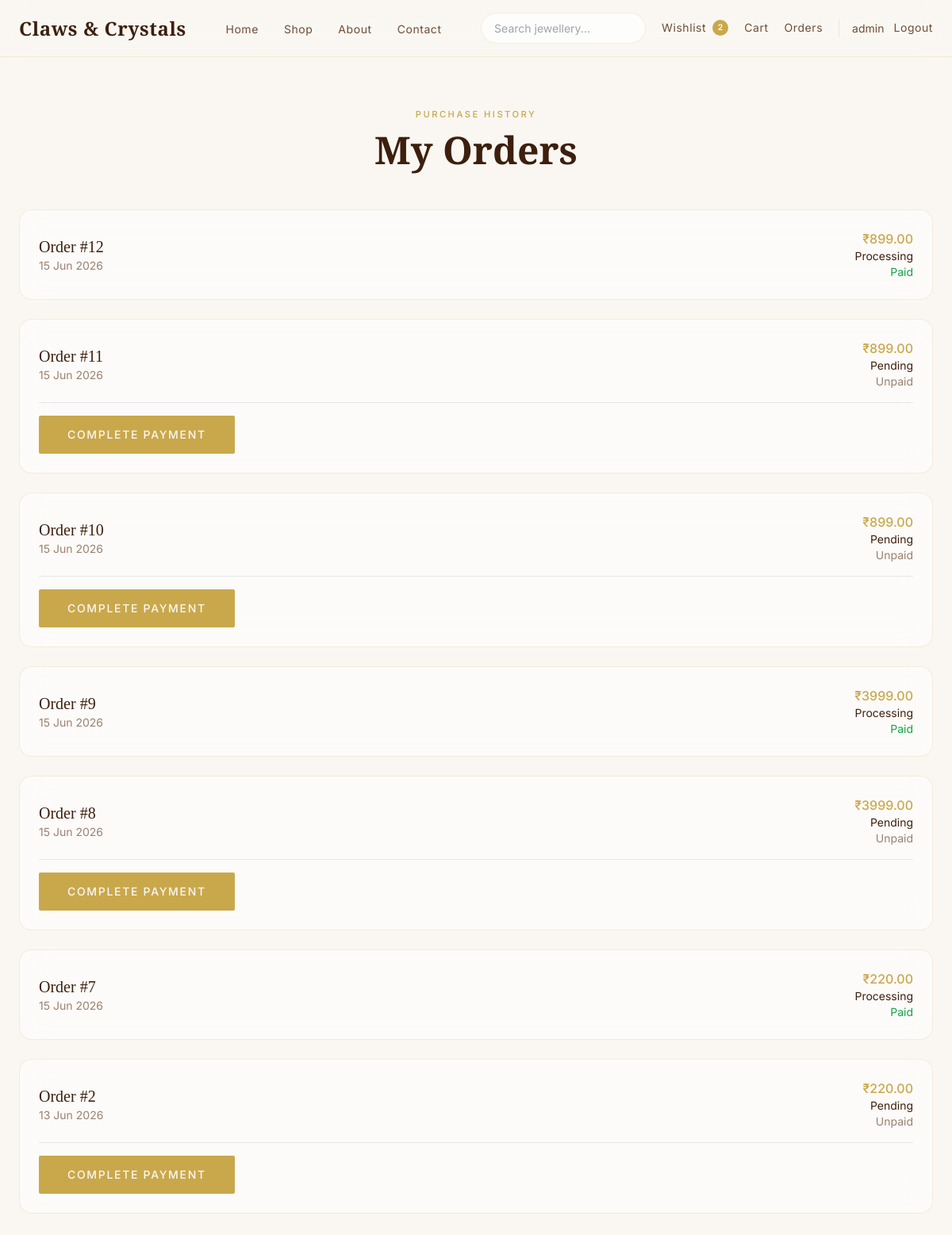
The page /orders/my-orders/ (signed in) on the database its author committed.
### orders/models.py (models this page shows, shortened)
class Order(models.Model):
    STATUS_CHOICES = (
        ("pending", "Pending"),
        ("processing", "Processing"),
        ("shipped", "Shipped"),
        ("delivered", "Delivered"),
        ("cancelled", "Cancelled"),
    )
    PAYMENT_STATUS_CHOICES = (
        ("unpaid", "Unpaid"),
        ("paid", "Paid"),
        ("failed", "Failed"),
    )
    user = models.ForeignKey(
        settings.AUTH_USER_MODEL,
        on_delete=models.CASCADE,
        related_name="orders"
    )
    full_name = models.CharField(max_length=255)
    email = models.EmailField()
    phone = models.CharField(max_length=20)
    address = models.TextField()
    city = models.CharField(max_length=100)
    state = models.CharField(max_length=100)
    pincode = models.CharField(max_length=20)
    total_amount = models.DecimalField(
        max_digits=10,
        decimal_places=2
    )
    status = models.CharField(
        max_length=20,
        choices=STATUS_CHOICES,
        default="pending"
    )
    payment_status = models.CharField(
        max_length=20,
        choices=PAYMENT_STATUS_CHOICES,
        default="unpaid"
    )
    razorpay_order_id = models.CharField(
        max_length=255,
        unique=True,
        blank=True,
        null=True
    )
    razorpay_payment_id = models.CharField(
        max_length=255,
        blank=True
    )
    razorpay_signature = models.CharField(
        max_length=255,
        blank=True
    )
    paid_at = models.DateTimeField(
        blank=True,
        null=True
    )
    created_at = models.DateTimeField(
        auto_now_add=True
    )

### orders/views.py (the view)
@login_required
def my_orders_view(request):
    orders = Order.objects.filter(
        user=request.user,
    ).order_by("-created_at")
    return render(
        request,
        "orders/my_orders.html",
        {
            "orders": orders,
        },
    )

### cart/context_processors.py (called while the page is built)
def navbar_counts(request):
    cart_count = 0
    wishlist_count = 0
    if request.user.is_authenticated:
        cart_count = (
            CartItem.objects.filter(
                user=request.user
            ).aggregate(
                total=Sum("quantity")
            )["total"]
            or 0
        )
        wishlist_count = Wishlist.objects.filter(
            user=request.user
        ).count()
    return {
        "cart_count": cart_count,
        "wishlist_count": wishlist_count,
    }

### templates/orders/my_orders.html (shortened to what this page needs)
{% extends "base.html" %}
{% block content %}
<section class="py-16 px-6 min-h-screen">
    <div class="max-w-6xl mx-auto">
        <div class="section-header mb-12">
            <span class="section-eyebrow">
                Purchase History
            </span>
            <h1 class="section-title">
                My Orders
            </h1>
        </div>
        {% if orders %}
            <div class="space-y-6">
                {% for order in orders %}
                <div class="glass-card p-6">
                    <div class="flex flex-col sm:flex-row justify-between items-start sm:items-center gap-4">
                        <div>
                            <a
                                href="{% url 'order_detail' order.id %}"
                                class="font-serif text-xl text-brown hover:text-gold"
                            >
                                Order #{{ order.id }}
                            </a>
                            <p class="text-sm text-muted">
                                {{ order.created_at|date:"d M Y" }}
                            </p>
                        </div>
                        <div class="text-left sm:text-right">
                            <p class="text-gold font-medium">
                                ₹{{ order.total_amount }}
                            </p>
                            <p class="text-sm text-brown">
                                {{ order.get_status_display }}
                            </p>
                            <p class="text-sm {% if order.payment_status == 'paid' %}text-green-600{% elif order.payment_status == 'failed' %}text-red-500{% else %}text-muted{% endif %}">
                                {{ order.get_payment_status_display }}
                            </p>
                        </div>
                    </div>
                    {% if order.payment_status == "unpaid" %}
                    <div class="mt-4 pt-4 border-t border-gold/20">
                        <a
                            href="{% url 'payment' order.id %}"
                            class="btn-primary text-sm"
                        >
                            Complete Payment
                        </a>
                    </div>
                    {% endif %}
                </div>
                {% endfor %}
            </div>
        {% endif %}
    </div>
</section>
{% endblock %}

### templates/partials/navbar.html (shortened to what this page needs)
<nav class="site-nav sticky top-0 z-50" id="site-nav">
    <div class="page-container py-4">
        <div class="flex items-center justify-between gap-4">
            <a href="/"
                class="font-serif text-2xl font-semibold tracking-wide text-brown hover:text-gold transition-colors shrink-0">
                Claws &amp; Crystals
            </a>
            <ul class="hidden lg:flex items-center gap-8">
                <li><a href="/" class="nav-link">Home</a></li>
                <li><a href="{% url 'product_list' %}" class="nav-link">Shop</a></li>
                <li><a href="{% url 'about' %}" class="nav-link">About</a></li>
                <li><a href="{% url 'contact' %}" class="nav-link">Contact</a></li>
            </ul>
            <div class="hidden lg:flex items-center gap-5">
                <form method="GET" action="{% url 'product_list' %}">
                    <input type="text" name="q" placeholder="Search jewellery..."
                        value="{{ request.GET.q }}" class="search-input">
                </form>
                <a href="{% url 'wishlist' %}" class="nav-link flex items-center gap-2">
                    Wishlist
                    {% if wishlist_count %}
                    <span class="badge-count">{{ wishlist_count }}</span>
                    {% endif %}
                </a>
                <a href="{% url 'cart' %}" class="nav-link flex items-center gap-2">
                    Cart
                </a>
                <a href="{% url 'my_orders' %}" class="nav-link">Orders</a>
                {% if request.user.is_authenticated %}
                <div class="flex items-center gap-3 pl-4 border-l border-gold/20">
                    <a href="{% url 'profile' %}" class="text-sm text-brown-mid hover:text-gold transition-colors">
                        {{ request.user.username }}
                    </a>
                    <a href="{% url 'logout' %}" class="nav-link">Logout</a>
                </div>
                {% else %}
                <div class="flex items-center gap-3 pl-4 border-l border-gold/20">
                    <a href="{% url 'login' %}" class="nav-link">Login</a>
                    <a href="{% url 'register' %}" class="btn-primary !py-2 !px-5 !text-xs">Register</a>
                </div>
                {% endif %}
            </div>
        </div>
    </div>
</nav>

### static/css/design-tokens.css (style rules this page uses)
:root { --cc-font-serif: "Cormorant Garamond", Georgia, serif; --cc-font-sans: "Inter", system-ui, sans-serif; --cc-ivory: #FAF7F2; --cc-cream: #F3ECE3; --cc-blush: #E8D5C4; --cc-accent: #C9A84C; --cc-accent-light: #E8D499; --cc-accent-hover: #3D1F0D; --cc-brown: #3D1F0D; --cc-brown-mid: #6F4E37; --cc-muted: #9A8070; --cc-white: #FFFFFF; --cc-bg: var(--cc-ivory); --cc-bg-subtle: var(--cc-cream); --cc-text: var(--cc-brown); --cc-text-secondary: var(--cc-brown-mid); --cc-text-muted: var(--cc-muted); --cc-text-on-accent: var(--cc-ivory); --cc-text-on-dark: var(--cc-blush); --cc-danger: #b91c1c; --cc-success: #15803d; --cc-warning: #b45309; --cc-surface: rgba(255, 255, 255, 0.55); --cc-surface-solid: rgba(255, 255, 255, 0.85); --cc-surface-dark: var(--cc-brown); --cc-border: rgba(201, 168, 76, 0.18); --cc-border-strong: rgba(201, 168, 76, 0.35); --cc-input-bg: rgba(250, 247, 242, 0.8); --cc-nav-bg: rgba(250, 247, 242, 0.88); --cc-radius-sm: 0.5rem; --cc-radius-md: 1rem; --cc-radius-pill: 9999px; --cc-shadow-soft: 0 8px 40px rgba(61, 31, 13, 0.08); --cc-shadow-focus: 0 0 0 3px rgba(201, 168, 76, 0.15); --cc-blur: 16px; --cc-transition: 0.25s ease; --cc-space-page: 1.5rem; --cc-space-section: 4rem; --cc-container: 80rem; }

### static/css/style.css (style rules this page uses)
.page-container { max-width: var(--cc-container); margin-inline: auto; padding-inline: var(--cc-space-page); }
.nav-link { font-family: var(--cc-font-sans); font-size: 0.875rem; font-weight: 400; letter-spacing: 0.04em; color: var(--cc-text-secondary); text-decoration: none; position: relative; padding-bottom: 2px; transition: color var(--cc-transition); }
.nav-link::after { content: ""; position: absolute; bottom: 0; left: 0; width: 0; height: 1px; background: var(--cc-accent); transition: width 0.3s ease; }
.site-nav { background: var(--cc-nav-bg); backdrop-filter: blur(20px); -webkit-backdrop-filter: blur(20px); border-bottom: 1px solid var(--cc-border); }
.badge-count { display: inline-flex; align-items: center; justify-content: center; min-width: 1.25rem; height: 1.25rem; padding: 0 0.35rem; border-radius: var(--cc-radius-pill); background: var(--cc-accent); color: var(--cc-white); font-size: 0.65rem; font-weight: 600; }
.glass-card { background: var(--cc-surface); backdrop-filter: blur(var(--cc-blur)); -webkit-backdrop-filter: blur(var(--cc-blur)); border: 1px solid var(--cc-border); border-radius: var(--cc-radius-md); transition: box-shadow 0.3s ease, transform 0.3s ease, border-color var(--cc-transition); }
.btn-primary { display: inline-flex; align-items: center; justify-content: center; gap: 0.5rem; background: var(--cc-accent); color: var(--cc-text-on-accent); padding: 0.875rem 2.25rem; font-family: var(--cc-font-sans); font-size: 0.8rem; font-weight: 500; letter-spacing: 0.12em; text-transform: uppercase; text-decoration: none; border: none; border-radius: 2px; cursor: pointer; transition: background var(--cc-transition), transform 0.2s ease, opacity var(--cc-transition); }
.section-eyebrow { display: block; font-family: var(--cc-font-sans); font-size: 0.7rem; font-weight: 500; letter-spacing: 0.22em; text-transform: uppercase; color: var(--cc-accent); margin-bottom: 0.5rem; }
.section-header { text-align: center; }
.section-title { font-family: var(--cc-font-serif); font-size: clamp(2rem, 4vw, 3rem); font-weight: 600; color: var(--cc-text); line-height: 1.15; }
.search-input { width: 100%; max-width: 13rem; padding: 0.5rem 1rem; border-radius: var(--cc-radius-pill); border: 1px solid var(--cc-border); background: rgba(255, 255, 255, 0.7); font-size: 0.875rem; font-family: var(--cc-font-sans); color: var(--cc-text); outline: none; transition: border-color var(--cc-transition), box-shadow var(--cc-transition); }

### rows shown on the page
Order: id "12", created_at "15 Jun 2026", total_amount "899.00", status "Processing", payment_status "Paid"
Order: id "11", created_at "15 Jun 2026", total_amount "899.00", status "Pending", payment_status "Unpaid", shows "COMPLETE PAYMENT"
Order: id "10", created_at "15 Jun 2026", total_amount "899.00", status "Pending", payment_status "Unpaid", shows "COMPLETE PAYMENT"
Order: id "9", created_at "15 Jun 2026", total_amount "3999.00", status "Processing", payment_status "Paid"
Order: id "8", created_at "15 Jun 2026", total_amount "3999.00", status "Pending", payment_status "Unpaid", shows "COMPLETE PAYMENT"
Order: id "7", created_at "15 Jun 2026", total_amount "220.00", status "Processing", payment_status "Paid"
Order: id "2", created_at "13 Jun 2026", total_amount "220.00", status "Pending", payment_status "Unpaid", shows "COMPLETE PAYMENT"

### other values the page prints
{{ wishlist_count }} "2"
{{ request.user.username }} "admin"
